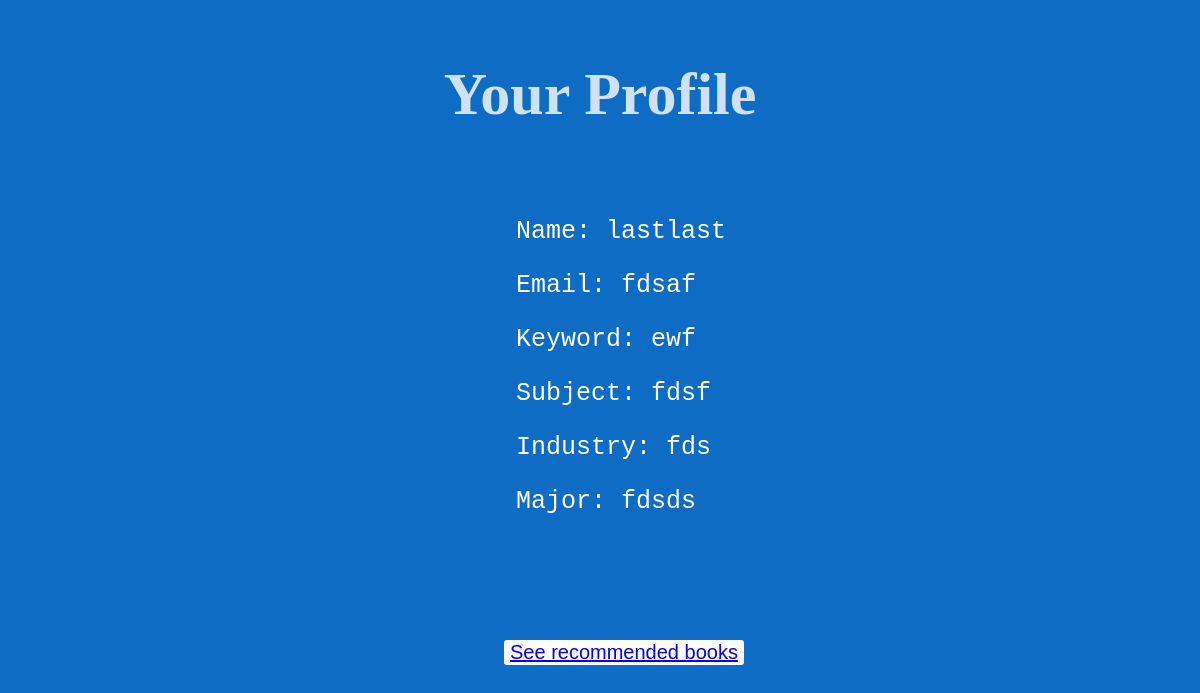
The app's page /user_profile, older data.
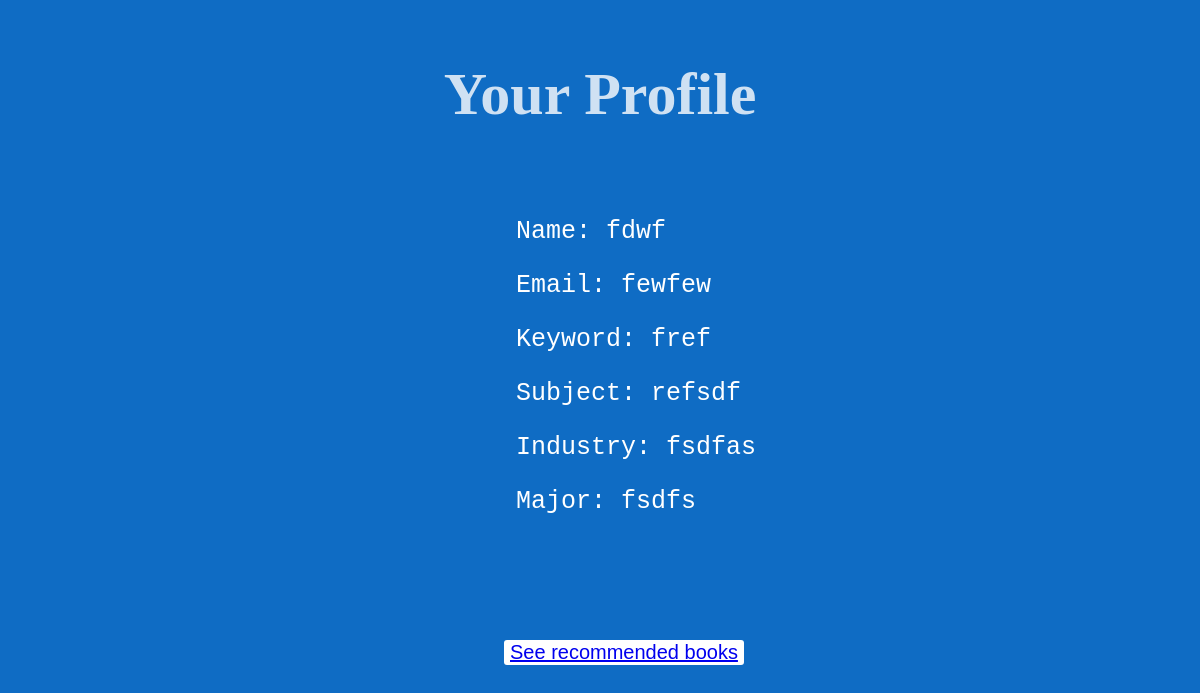
The same page, newer data.
### BookShare/models.py (models this page shows, shortened)
class Uuser(models.Model):
    name = models.CharField(max_length=200)
    email = models.CharField(max_length=200)
    keywords = models.TextField()
    subjects = models.CharField(max_length=200)
    industry = models.CharField(max_length=200)
    major = models.CharField(max_length=200)
    books = models.CharField(max_length=200)
    creation_date = models.DateTimeField(auto_now_add = True, editable=False)
    class Meta:
        get_latest_by = 'creation_date'

### BookShare/views.py (the view)
# urls.py: url(r'^user_profile', views.eachuser, name='eachuser'), # display the user's profile
def eachuser(request):
    thisuser = Uuser.objects.latest()
    return render(request, 'BookShare/user_profile.html', {"user" : thisuser})

### Templates/BookShare/user_profile.html (shortened to what this page needs)
<!DOCTYPE html>
<html lang="en">
<head>
    {% load static %}
    <link rel="stylesheet" type="text/css" href="{% static 'BookShare/user_profile.css' %}" />
</head>
<body>
    <p id="title">Your Profile</p>
    <div id="info">
        <p>Name: {{ user.name }}</p>
        <p>Email: {{ user.email }}</p>
        <p>Keyword: {{ user.keywords }}</p>
        <p>Subject: {{ user.subjects }}</p>
        <p>Industry: {{ user.industry }}</p>
        <p>Major: {{ user.major }}</p>
    </div>
    <div>
        <button id="mybutton"><a href = "/display_book/">See recommended books</a></button>
    </div>
</body>
</html>

Row changes from the older to the newer data that the page shows:
no longer on this page (row unchanged): Uuser: name "lastlast", email "fdsaf", keywords "ewf", subjects "fdsf", industry "fds", major "fdsds"
added Uuser: name "fdwf", email "fewfew", keywords "fref", subjects "refsdf", industry "fsdfas", major "fsdfs"
